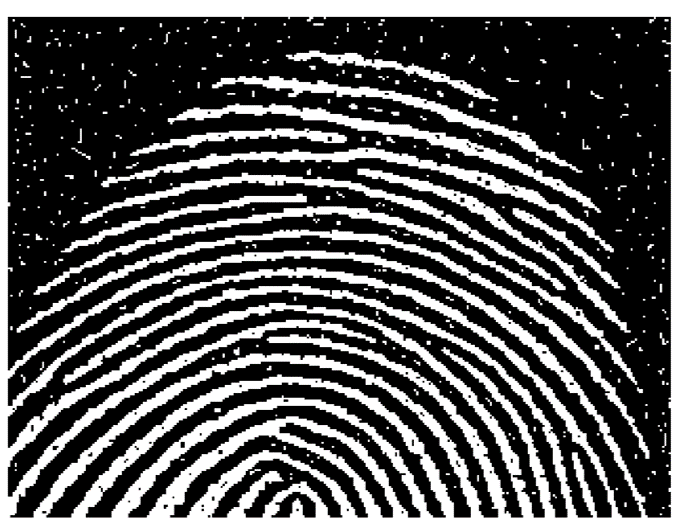
#> input picture imgg/fingerprint.png, 679 x 528 px
$ python task5a.py
#> lines starting #> are read from the running program, lines starting #| are printed output that depends on the picture; after the words box and inside, x2 and y2 are one past the last pixel; in counts of white or black regions, pixels touching at a corner belong together
import matplotlib.pyplot as plt
import numpy as np
import cv2

st_elemen = np.ones((3, 3), np.uint8) * 255
size = st_elemen[0].size

image = cv2.imread('imgg/fingerprint.png', 0)
#> image: shape (528, 679); min 0, max 255, mean 86.1
image = cv2.resize(image, (512, 512))
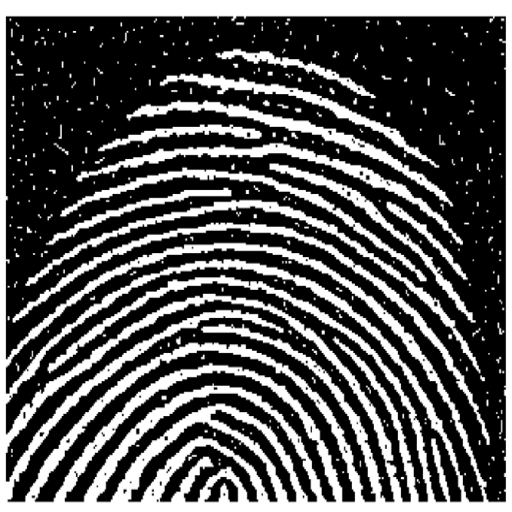
#> image: shape (512, 512); min 0, max 255, mean 86

height, width = image.shape
#> height = 512; width = 512


def erosion_op(image, st_elemen):
    pad_h = size // 2
    padded_image = np.pad(image, pad_h, mode='constant')

    erosion_img = np.zeros_like(image)
    for i in range(height):
        for j in range(width):
            tmp_window = padded_image[i:i + size, j:j + size]
            if np.array_equal(np.bitwise_and(tmp_window, st_elemen), st_elemen):
                erosion_img[i, j] = 255


    return erosion_img


def dilation_op(image, st_element):
    pad_h = size // 2
    padded_image = np.pad(image, pad_h, mode='constant')
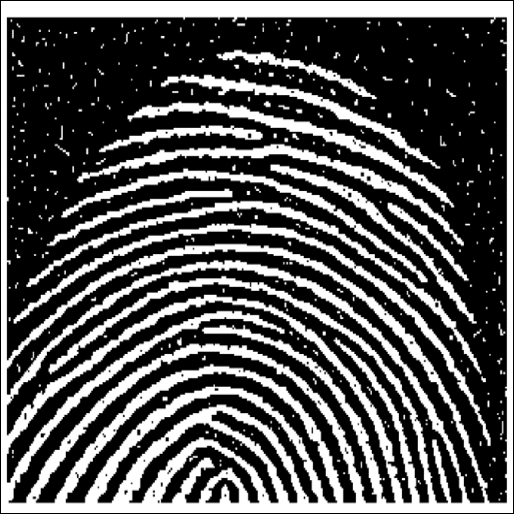
#> padded_image: shape (514, 514); min 0, max 255, mean 85.4

    dilation_img = np.zeros_like(image)
    for i in range(height):
        for j in range(width):
            tmp_window = padded_image[i:i + size, j:j + size]
            if np.any(np.bitwise_and(tmp_window, st_element)):
                dilation_img[i, j] = 255
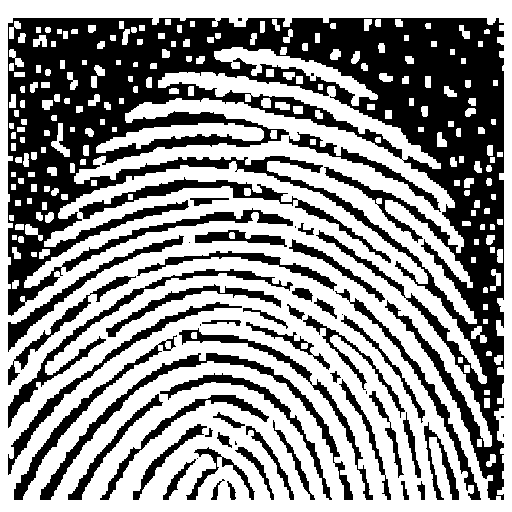
#> dilation_img: shape (512, 512); 57.5% white; 57 black regions (11 under 20 px), largest, box (x1, y1, x2, y2) and area: (8, 18, 504, 500) 74559, (40, 353, 353, 500) 3331, (8, 269, 293, 428) 2572
    return dilation_img


dilation_img = dilation_op(image, st_elemen)
erosion_img = erosion_op(image, st_elemen)
#> after the loop in erosion_op, `for i in range(height):`:
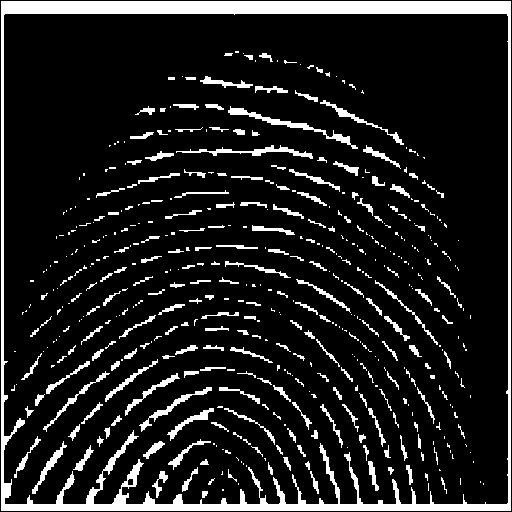
#> erosion_img: shape (512, 512); 12.5% white; 504 white regions (299 under 20 px), largest, box (x1, y1, x2, y2) and area: (1, 1, 511, 511) 15783, (228, 106, 358, 149) 656, (176, 145, 313, 159) 505

plt.subplot(221)
plt.imshow(image, cmap='gray')
plt.title('original image')
plt.axis('off')
plt.subplot(222)
plt.imshow(cv2.dilate(image,st_elemen),cmap='gray')
plt.axis('off')
plt.subplot(223)
plt.imshow(erosion_img, cmap='gray')
plt.title('erosion image')
plt.axis('off')
plt.subplot(224)
plt.imshow(dilation_img, cmap='gray')
plt.title('dilation image')
plt.axis('off')
plt.tight_layout()
plt.show()
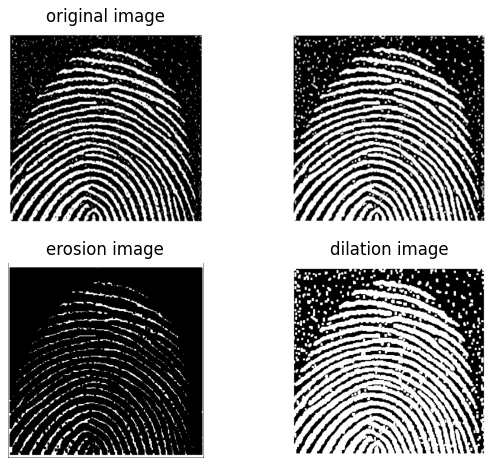
#> figure drawn by matplotlib, 4 panels

$ run again, with imgg/boundary.png copied over imgg/fingerprint.png
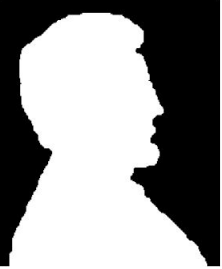
#> input picture imgg/boundary.png, 222 x 269 px
#> image is the input picture: shape (269, 222); min 0, max 255, mean 142.1
#> image: shape (512, 512)
#> after the loop in dilation_op, `for i in range(height):`:
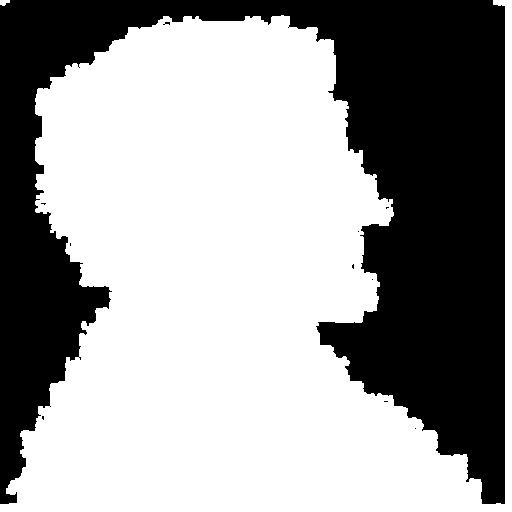
#> dilation_img: shape (512, 512); 61.4% white; 11 black regions (10 under 20 px), largest, box (x1, y1, x2, y2) and area: (0, 0, 505, 504) 101067
#> `plt.show()`:
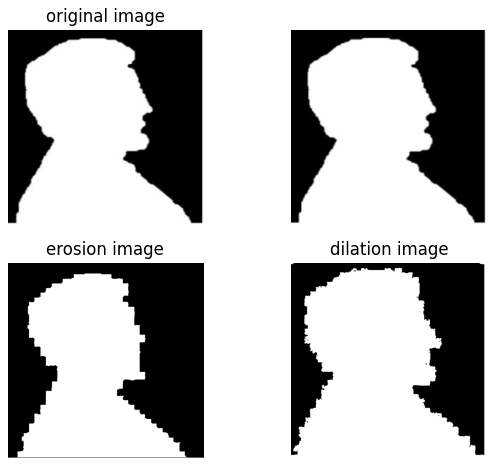
#> figure drawn by matplotlib, 4 panels

$ run again, with imgg/finger1.png copied over imgg/fingerprint.png
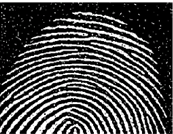
#> input picture imgg/finger1.png, 173 x 134 px
#> after the loop in dilation_op, `for i in range(height):`:
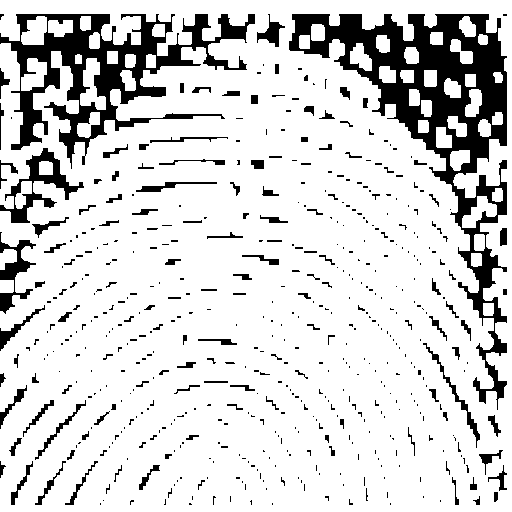
#> dilation_img: shape (512, 512); 83.5% white; 525 black regions (391 under 20 px), largest, box (x1, y1, x2, y2) and area: (289, 14, 507, 410) 18163, (0, 14, 255, 169) 11564, (0, 148, 84, 223) 1640
#> `plt.show()`:
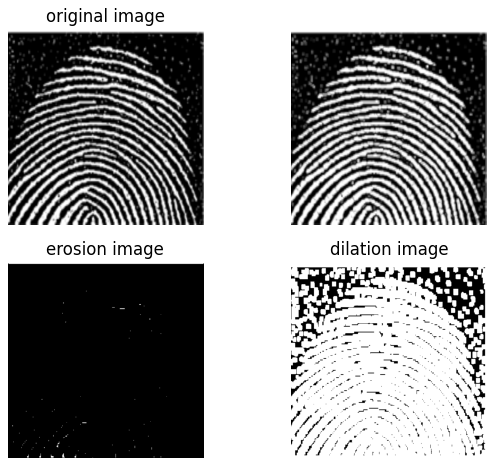
#> figure drawn by matplotlib, 4 panels
